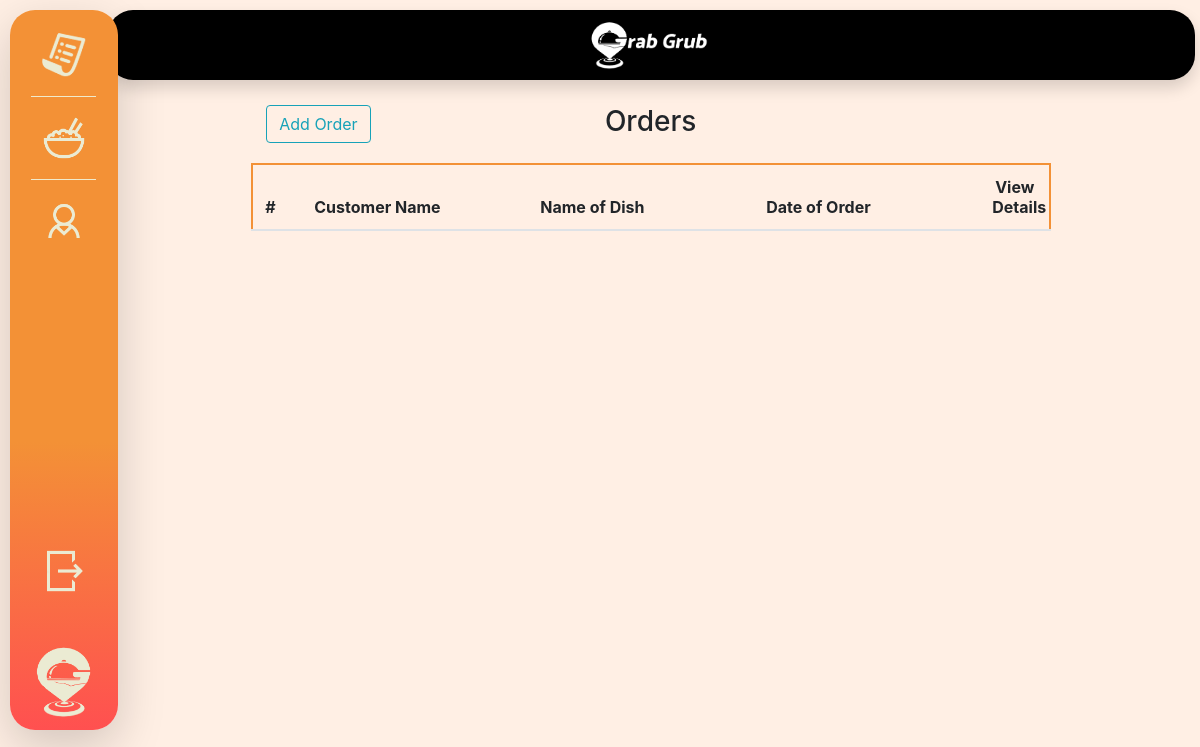
The page /homepage on the database as committed earlier.
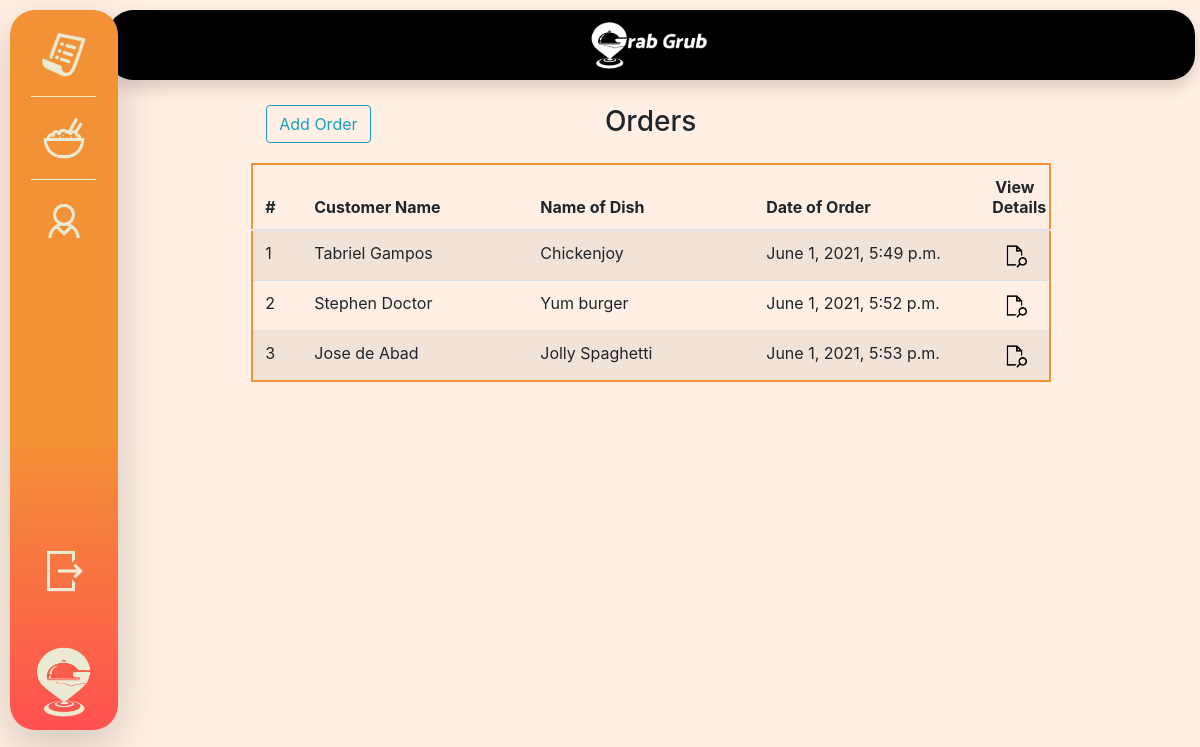
The same page on the database as committed later.
### Kiosk/models.py (models this page shows, shortened)
class Order(models.Model):
    food = models.ForeignKey(Food, on_delete=models.CASCADE)
    qty = models.FloatField()
    ordered_at = models.DateTimeField(blank=True, null=True)
    cust_order = models.ForeignKey(Customer, on_delete=models.CASCADE)
    payment_mode = models.CharField(max_length=300)
    objects = models.Manager()

class Customer(models.Model):
    name = models.CharField(max_length=300)
    address = models.CharField(max_length=300)
    city = models.CharField(max_length=300)
    objects = models.Manager()

class Food(models.Model):
    name = models.CharField(max_length=300)
    description = models.CharField(max_length=300)
    price = models.FloatField()
    created_at = models.DateTimeField(blank=True, null=True)
    objects = models.Manager()

### Kiosk/views.py (the view)
# urls.py: path('homepage', views.homepage, name="homepage"),
def homepage(request):
    order_objects = Order.objects.all()
    return render(request, "Kiosk/homepage.html", {'orders':order_objects})

### Kiosk/templates/Kiosk/homepage.html (shortened to what this page needs)
{% extends 'Kiosk/base.html' %}
{% load static %}
        {% block content %}
            <div class="row mb-3">
                <div class="col-4">
                    <a href="{% url 'add_order' %}" class="btn btn-outline-info">Add Order</a>
                </div>
                <div class="col-8">
                    <h3 class="ml-5 pl-4">Orders</h3>
                </div>
            </div>
            <div class="row">
                <table class="table table-striped" style="border:rgb(243,145,54) solid 2px; table-layout:fixed; width: 800px;">
                    <thead>
                        <th style="width:50px;">#</th>
                        <th>Customer Name</th>
                        <th>Name of Dish</th>
                        <th>Date of Order</th>
                        <th style="width:70px;" class="text-center">View Details</th>
                    </thead>
                    <tbody>
                        {% for o in orders %}
                        <tr>
                            <td>{{o.pk}}</td>
                            <td>{{o.cust_order.name}}</td>
                            <td>{{o.food.name}}</td>
                            <td>{{o.ordered_at}}</td>
                            <td class="text-center"><a href="{% url 'view_order_details' pk=o.pk %}">
                                <img src="{% static '/images/view_details.png' %}" class="h-25p" alt="">
                            </a></td>
                        </tr>
                        {% endfor %}
                    </tbody>
                </table>
            </div>
        {% endblock %}

### Kiosk/templates/Kiosk/base.html (shortened to what this page needs)
{% load static %}
<html lang="en">
    <head>
        <link rel="stylesheet" href="{% static '/bootstrap/css/bootstrap.css' %}">
        <link rel="stylesheet" href="{% static '/bootstrap/css/custom.css' %}">
    </head>
    <body class="body-bg">
        <div class="row">
            <div class="col-1">
                <div class="sidebar shadow-lg pos-fixed">
                    <div class="col">
                        {% block sidecontent %}
                        <div class="row justify-content-center">
                            <a href="{% url 'homepage' %}" class="zoom" title="Orders">
                                <img src="{% static '/images/order.png' %}" class="h-50p" alt="">
                            </a>
                        </div>
                        <div class="row justify-content-center">
                            <hr>
                        </div>
                        <div class="row justify-content-center">
                            <a href="{% url 'view_food_items' %}" class="zoom" title="Food Items">
                                <img src="{% static '/images/food.png' %}" class="h-50p" alt="">
                            </a>
                        </div>
                        <div class="row justify-con tent-center">
                            <hr>
                        </div>
                        <div class="row justify-content-center">
                            <a href="{% url 'view_customers' %}" class="zoom" title="Customers">
                                <img src="{% static '/images/customer.png' %}" class="h-50p" alt="">
                            </a>
                        </div>
                        <div class="lower_container">
                            <div class="row justify-content-flex-end justify-content-center">
                                <a href="{% url 'login' %}" class="zoom" title="Log out">
                                    <img src="{% static '/images/log_out.png' %}" class="h-50p" alt="">
                                </a>
                            </div>
                            <div class="row justify-content-flex-end justify-content-center pt-5">
                                <img src="{% static '/images/logo_final.png' %}" class="h-75p" alt="">
                            </div>
                        </div>
                        {% endblock %}
                    </div>
                </div>
            </div>
            <div class="col-11">
                <div class="row header justify-content-center align-items-center text-white shadow">
                    <img src="{% static '/images/logo_header.png' %}" class="h-100" alt="">
                </div>
                <div class="container-custom">
                    <div class="card-body">
                            {% block content %}
                            {% endblock %}
                        </div>
                    </div>
                </div>
            </div>
    </body>
</html>

### Kiosk/templates/Kiosk/messages.html (shortened to what this page needs)
{% load static %}

Rows that differ between the two databases and show on the page:
added Order: pk "1", cust_order.name "Tabriel Gampos", food.name "Chickenjoy", ordered_at "June 1, 2021, 5:49 p.m."
added Order: pk "2", cust_order.name "Stephen Doctor", food.name "Yum burger", ordered_at "June 1, 2021, 5:52 p.m."
added Order: pk "3", cust_order.name "Jose de Abad", food.name "Jolly Spaghetti", ordered_at "June 1, 2021, 5:53 p.m."
